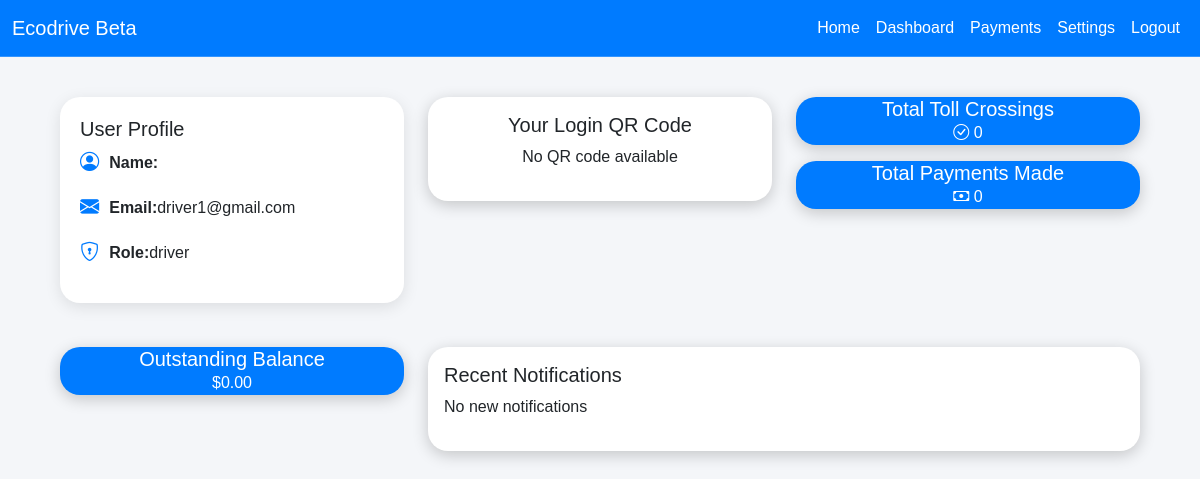
The app's page /main/driver/dashboard.php (signed in) with its own data.
### tables this page shows
CREATE TABLE `users` (
  `id` int(11) NOT NULL AUTO_INCREMENT,
  `email` varchar(255) NOT NULL,
  `password` varchar(255) NOT NULL,
  `role` enum('admin','toll_assistant','driver','police') NOT NULL,
  `created_at` timestamp NOT NULL DEFAULT current_timestamp(),
  `first_name` varchar(100) NOT NULL,
  `last_name` varchar(100) NOT NULL,
  `qr_code` text DEFAULT NULL,
  `toll_crossings` int(11) DEFAULT 0,
  `payments_made` int(11) DEFAULT 0,
  `outstanding_balance` decimal(10,2) DEFAULT 0.00,
  PRIMARY KEY (`id`),
  UNIQUE KEY `email` (`email`)
);

### main/driver/dashboard.php (the view, shortened to what this page needs)
<?php
include '../configs/db.php';
$userId = $_SESSION['user_id'];
$query = "SELECT first_name, last_name, email, role, qr_code, toll_crossings, payments_made, outstanding_balance FROM users WHERE id = :id";
$stmt = $pdo->prepare($query);
$stmt->bindParam(':id', $userId);
$stmt->execute();
$user = $stmt->fetch(PDO::FETCH_ASSOC);
if ($user) {
    $firstName = htmlspecialchars($user['first_name']);
    $lastName = htmlspecialchars($user['last_name']);
    $email = htmlspecialchars($user['email']);
    $role = htmlspecialchars($user['role']);
    $qrCodeBase64 = htmlspecialchars($user['qr_code']);
    $tollCrossings = htmlspecialchars($user['toll_crossings']);
    $paymentsMade = htmlspecialchars($user['payments_made']);
    $outstandingBalance = htmlspecialchars($user['outstanding_balance']);
} else {
    echo "User not found!";
    exit();
}
?>
<!DOCTYPE html>
<html lang="en">
<head>
    <link href="https://cdn.jsdelivr.net/npm/bootstrap@5.3.0-alpha1/dist/css/bootstrap.min.css" rel="stylesheet">
    <link rel="stylesheet" href="https://cdn.jsdelivr.net/npm/bootstrap-icons@1.10.5/font/bootstrap-icons.css">
</head>
<body>
    <nav class="navbar navbar-expand-lg navbar-dark">
        <div class="container-fluid">
            <a class="navbar-brand" href="#">Ecodrive Beta</a>
            <div class="collapse navbar-collapse" id="navbarNav">
                <ul class="navbar-nav ms-auto">
                    <li class="nav-item">
                        <a class="nav-link active" href="#">Home</a>
                    </li>
                    <li class="nav-item">
                        <a class="nav-link" href="#">Dashboard</a>
                    </li>
                    <li class="nav-item">
                        <a class="nav-link" href="#">Payments</a>
                    </li>
                    <li class="nav-item">
                        <a class="nav-link" href="#">Settings</a>
                    </li>
                    <li class="nav-item">
                        <a class="nav-link" href="logout.php">Logout</a>
                    </li>
                </ul>
            </div>
        </div>
    </nav>
    <div class="container dashboard-container">
        <div class="row mb-4">
            <div class="col-md-4">
                <div class="card profile-info">
                    <h5 class="card-title">User Profile</h5>
                    <p class="icon-text"><i class="bi bi-person-circle"></i> <strong>Name:</strong> <?= $firstName . ' ' . $lastName; ?></p>
                    <p class="icon-text"><i class="bi bi-envelope-fill"></i> <strong>Email:</strong> <?= $email; ?></p>
                    <p class="icon-text"><i class="bi bi-shield-lock"></i> <strong>Role:</strong> <?= $role; ?></p>
                </div>
            </div>
            <div class="col-md-4 text-center">
                <div class="card">
                    <div class="card-body">
                        <h5 class="card-title">Your Login QR Code</h5>
                        <?php if (!empty($qrCodeBase64)) : ?>
                            <img alt="QR Code" class="img-fluid rounded">
                        <?php else: ?>
                            <p>No QR code available</p>
                        <?php endif; ?>
                    </div>
                </div>
            </div>
            <div class="col-md-4">
                <div class="card stats-card mb-3">
                    <h5>Total Toll Crossings</h5>
                    <p><i class="bi bi-check-circle"></i> <?= $tollCrossings ?></p>
                </div>
                <div class="card stats-card mb-3">
                    <h5>Total Payments Made</h5>
                    <p><i class="bi bi-cash"></i> <?= $paymentsMade ?></p>
                </div>
            </div>
        </div>
        <div class="row">
            <div class="col-md-4">
                <div class="card stats-card">
                    <h5>Outstanding Balance</h5>
                    <p>$<?= $outstandingBalance ?></p>
                </div>
            </div>
            <div class="col-md-8">
                <div class="card">
                    <div class="card-body">
                        <h5 class="card-title">Recent Notifications</h5>
                        <p>No new notifications</p>
                    </div>
                </div>
            </div>
        </div>
    </div>
</body>
</html>

### main/driver/dashboard.php (style rules this page uses)
body { background-color: #f4f6f9; font-family: 'Poppins', sans-serif; }
.navbar { background-color: #007bff; border-bottom: 1px solid rgba(255, 255, 255, 0.2); }
.navbar-brand, .nav-link { color: white !important; font-weight: 500; }
.dashboard-container { padding: 40px 30px; }
.card { border: none; border-radius: 20px; box-shadow: 0 4px 16px rgba(0, 0, 0, 0.2); margin-bottom: 20px; }
.stats-card { text-align: center; background-color: #007bff; color: white; border-radius: 20px; }
.stats-card h5, .stats-card p { margin: 0; }
.profile-info { background-color: #ffffff; padding: 20px; border-radius: 20px; box-shadow: 0 4px 16px rgba(0, 0, 0, 0.1); }
.icon-text { display: flex; align-items: center; }
.icon-text i { margin-right: 10px; color: #007bff; font-size: 1.2em; }

### records on screen
users: email "driver1@gmail.com", role "driver", toll_crossings "0", payments_made "0", outstanding_balance "0.00"
